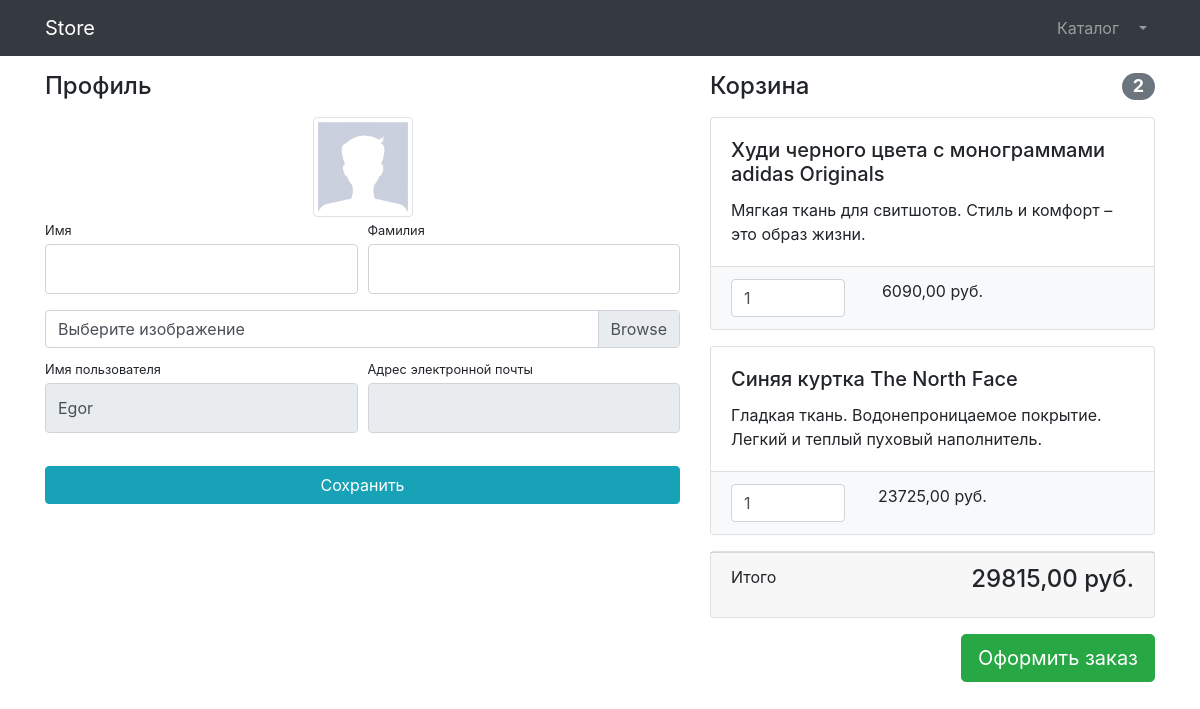
The page /users/prfile/ (signed in) on the database its author committed.
### users/models.py (models this page shows)
class User(AbstractUser):
    image = models.ImageField(upload_to = 'users_images', null = True, blank = True)

### product/models.py (models this page shows, shortened)
class Basket(models.Model):
    user = models.ForeignKey(to = User, on_delete = models.CASCADE)
    product = models.ForeignKey(to = Product, on_delete = models.CASCADE)
    quantity = models.PositiveSmallIntegerField(default = 0)
    create_timestamp = models.DateTimeField(auto_now_add = True)
    objects = BasketQuerySet.as_manager()
    def sum(self):
        return self.product.price * self.quantity

class Product(models.Model):
    name = models.CharField(max_length = 255)
    description = models.TextField()
    price = models.DecimalField(max_digits = 8, decimal_places = 2)
    quantity = models.PositiveIntegerField(default = 0)
    image = models.ImageField(upload_to = 'products_images')
    category = models.ForeignKey(to=ProductCategory, on_delete = models.CASCADE)

### users/views.py (the view)
# urls.py: path('prfile/', profile, name='profile'),
@login_required
def profile(request):
    if request.method == 'POST':
        form = UserProfileForm(instance = request.user, data = request.POST, files = request.FILES)
        if form.is_valid():
            form.save()
            return HttpResponseRedirect(reverse('profile'))
    else:
        form = UserProfileForm(instance = request.user)
    baskets = Basket.objects.filter(user=request.user)
    total_sum = sum(basket.sum() for basket in baskets)
    total_quantity = sum(basket.quantity for basket in baskets)
    context = {'title': 'Профиль',
               'form': form,
               'baskets': Basket.objects.all(),
               'total_sum': total_sum,
               'total_quantity': total_quantity,
               }
    return render(request, 'users/profile.html', context)

### users/forms.py
class UserProfileForm(UserChangeForm):
    first_name = forms.CharField(widget = forms.TextInput(attrs = {'class': 'form-control py-4'}))
    last_name = forms.CharField(widget = forms.TextInput(attrs = {'class': 'form-control py-4'}))
    image = forms.ImageField(widget = forms.FileInput(attrs = {'class': 'custom-file-input'}), required = False)
    username = forms.CharField(widget = forms.TextInput(attrs = {'class': 'form-control py-4', 'readonly': True}))
    email = forms.CharField(widget = forms.TextInput(attrs = {'class': 'form-control py-4', 'readonly': True}))
    class Meta:
        model = User
        fields = ('first_name', 'last_name', 'image', 'username', 'email')

### product/models.py (called while the page is built)
    def total_sum(self):
        return sum(basket.sum() for basket in self)

    def total_quantity(self):
        return sum(basket.quantity for basket in self)

### users/templates/users/profile.html (shortened to what this page needs)
{% extends 'product/base.html' %}
{% load static %}
{% block css %}
    <link href="{% static 'vendor/css/profile.css' %}" rel="stylesheet">
{% endblock %}
{% block content %}
    <div class="container">
        <div class="row">
            <div class="col-lg-7">
                <h4 class="mt-3 mb-3">Профиль</h4>
                <div class="col-lg-12 text-center">
                    <img width="100" height="100"
                         src="{% if user.image %} {{ user.image.url }} {% else %}
                         {% static 'vendor/img/users/default_avatar.jpg' %} {% endif %}"
                         class="img-thumbnail">
                </div>
                <form action="{% url 'profile' %}" method="post" enctype="multipart/form-data">
                    <div class="form-row">
                        <div class="col-lg-6">
                            <div class="form-group">
                                <label class="small mb-1" for="{{ form.first_name.id_for_label }}">Имя</label>
                                {{ form.first_name }}
                            </div>
                        </div>
                        <div class="col-lg-6">
                            <div class="form-group">
                                <label class="small mb-1" for="{{ form.last_name.id_for_label }}">Фамилия</label>
                                {{ form.last_name }}
                            </div>
                        </div>
                    </div>
                    <div class="form-row mb-2">
                        <div class="col-lg-12">
                            <div class="custom-file">
                                <label class="custom-file-label" for="{{ form.image.id_for_label }}">
                                    Выберите изображение
                                </label>
                            </div>
                        </div>
                    </div>
                    <div class="form-row">
                        <div class="col-lg-6">
                            <label class="small mb-1" for="{{ form.username.id_for_label }}">Имя пользователя</label>
                            {{ form.username }}
                        </div>
                        <div class="col-lg-6">
                            <label class="small mb-1" for="{{ form.email.id_for_label }}">
                                Адрес электронной почты
                            </label>
                            {{ form.email }}
                        </div>
                    </div>
                    <div class="form-row">
                        <div class="col-lg-12" style="margin-top: 33px;">
                            <input class="btn btn-info btn-block" type="submit" value="Сохранить">
                        </div>
                    </div>
                </form>
            </div>
            <div class="col-lg-5">
                {% include 'product/baskets.html' %}
            </div>
        </div>
    </div>
{% endblock %}

### product/templates/product/baskets.html (shortened to what this page needs)
{% if baskets %}
    <h4 class="mt-3 mb-3 d-flex justify-content-between align-items-center mb-3">
        Корзина <span class="badge badge-secondary badge-pill">{{ baskets.total_quantity }}</span>
    </h4>
    {% for basket in baskets %}
        <div class="card mb-3">
            <div class="card-body">
                <h5 class="card-title">{{ basket.product.name }}</h5>
                <p class="card-text">{{ basket.product.description }}</p>
            </div>
            <ul class="list-group list-group-flush">
                <li class="list-group-item bg-light">
                    <div class="row text-center">
                        <div class="col-lg-4">
                            <input name="basketID" type="number" class="form-control"
                                   value="{{ basket.quantity }}" min="0">
                        </div>
                        <div class="col-lg-4">{{ basket.sum }} руб.</div>
                        <div class="col-lg-4">
                        </div>
                    </div>
                </li>
            </ul>
        </div>
    {% endfor %}
    <div class="card mb-3">
        <div class="card-footer">
            <p class="float-left">Итого</p>
            <h4 class="float-right">{{ baskets.total_sum }} руб.</h4>
        </div>
    </div>
    <a class="btn btn-success btn-lg float-right" href="#">
        Оформить заказ
    </a>
{% else %}
    <h4 class="mt-3 mb-3 text-center">
        Корзина пуста
    </h4>
{% endif %}

### rows shown on the page
User: username "Egor"
Basket: total_quantity "2", product.name "Худи черного цвета с монограммами adidas Originals", product.description "Мягкая ткань для свитшотов. Стиль и комфорт – это образ жизни.", basketID "1", sum "6090,00", total_sum "29815,00"
Basket: product.name "Синяя куртка The North Face", product.description "Гладкая ткань. Водонепроницаемое покрытие. Легкий и теплый пуховый наполнитель.", basketID "1", sum "23725,00"
